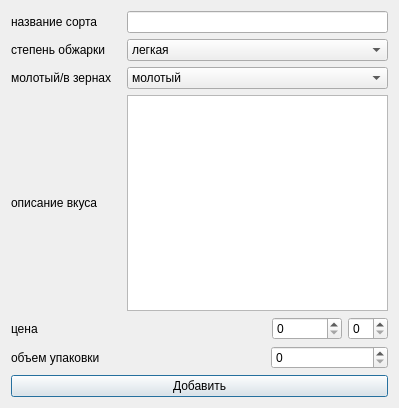
<?xml version="1.0" encoding="UTF-8"?>
<ui version="4.0">
 <class>Dialog</class>
 <widget class="QDialog" name="Dialog">
  <property name="geometry">
   <rect>
    <x>0</x>
    <y>0</y>
    <width>399</width>
    <height>408</height>
   </rect>
  </property>
  <property name="sizePolicy">
   <sizepolicy hsizetype="Fixed" vsizetype="Fixed">
    <horstretch>0</horstretch>
    <verstretch>0</verstretch>
   </sizepolicy>
  </property>
  <property name="windowTitle">
   <string>Dialog</string>
  </property>
  <layout class="QGridLayout" name="gridLayout">
   <item row="0" column="1">
    <layout class="QVBoxLayout" name="verticalLayout">
     <item>
      <layout class="QHBoxLayout" name="horizontalLayout">
       <item>
        <widget class="QLabel" name="label">
         <property name="minimumSize">
          <size>
           <width>110</width>
           <height>0</height>
          </size>
         </property>
         <property name="maximumSize">
          <size>
           <width>110</width>
           <height>16777215</height>
          </size>
         </property>
         <property name="text">
          <string>название сорта</string>
         </property>
        </widget>
       </item>
       <item>
        <widget class="QLineEdit" name="title_edit">
         <property name="minimumSize">
          <size>
           <width>110</width>
           <height>0</height>
          </size>
         </property>
        </widget>
       </item>
      </layout>
     </item>
     <item>
      <layout class="QHBoxLayout" name="horizontalLayout_8">
       <item>
        <widget class="QLabel" name="label_2">
         <property name="minimumSize">
          <size>
           <width>110</width>
           <height>0</height>
          </size>
         </property>
         <property name="maximumSize">
          <size>
           <width>110</width>
           <height>16777215</height>
          </size>
         </property>
         <property name="text">
          <string>степень обжарки</string>
         </property>
        </widget>
       </item>
       <item>
        <widget class="QComboBox" name="roast_cbox">
         <property name="minimumSize">
          <size>
           <width>110</width>
           <height>0</height>
          </size>
         </property>
         <item>
          <property name="text">
           <string>легкая</string>
          </property>
         </item>
         <item>
          <property name="text">
           <string>светлая</string>
          </property>
         </item>
         <item>
          <property name="text">
           <string>средняя</string>
          </property>
         </item>
         <item>
          <property name="text">
           <string>темная</string>
          </property>
         </item>
         <item>
          <property name="text">
           <string>сильная</string>
          </property>
         </item>
        </widget>
       </item>
      </layout>
     </item>
     <item>
      <layout class="QHBoxLayout" name="horizontalLayout_5">
       <item>
        <widget class="QLabel" name="label_3">
         <property name="minimumSize">
          <size>
           <width>110</width>
           <height>0</height>
          </size>
         </property>
         <property name="maximumSize">
          <size>
           <width>110</width>
           <height>16777215</height>
          </size>
         </property>
         <property name="text">
          <string>молотый/в зернах</string>
         </property>
        </widget>
       </item>
       <item>
        <widget class="QComboBox" name="is_bean_cbox">
         <property name="minimumSize">
          <size>
           <width>110</width>
           <height>0</height>
          </size>
         </property>
         <item>
          <property name="text">
           <string>молотый</string>
          </property>
         </item>
         <item>
          <property name="text">
           <string>в зернах</string>
          </property>
         </item>
        </widget>
       </item>
      </layout>
     </item>
     <item>
      <layout class="QHBoxLayout" name="horizontalLayout_4">
       <item>
        <widget class="QLabel" name="label_4">
         <property name="minimumSize">
          <size>
           <width>110</width>
           <height>0</height>
          </size>
         </property>
         <property name="maximumSize">
          <size>
           <width>110</width>
           <height>16777215</height>
          </size>
         </property>
         <property name="text">
          <string>описание вкуса</string>
         </property>
        </widget>
       </item>
       <item>
        <widget class="QTextEdit" name="description_edit">
         <property name="minimumSize">
          <size>
           <width>110</width>
           <height>0</height>
          </size>
         </property>
        </widget>
       </item>
      </layout>
     </item>
     <item>
      <layout class="QHBoxLayout" name="horizontalLayout_3">
       <item>
        <widget class="QLabel" name="label_5">
         <property name="minimumSize">
          <size>
           <width>110</width>
           <height>0</height>
          </size>
         </property>
         <property name="maximumSize">
          <size>
           <width>110</width>
           <height>16777215</height>
          </size>
         </property>
         <property name="text">
          <string>цена</string>
         </property>
        </widget>
       </item>
       <item>
        <spacer name="horizontalSpacer">
         <property name="orientation">
          <enum>Qt::Horizontal</enum>
         </property>
         <property name="sizeHint" stdset="0">
          <size>
           <width>40</width>
           <height>20</height>
          </size>
         </property>
        </spacer>
       </item>
       <item>
        <widget class="QSpinBox" name="price_box">
         <property name="minimumSize">
          <size>
           <width>70</width>
           <height>0</height>
          </size>
         </property>
         <property name="maximumSize">
          <size>
           <width>70</width>
           <height>16777215</height>
          </size>
         </property>
         <property name="maximum">
          <number>999999999</number>
         </property>
        </widget>
       </item>
       <item>
        <widget class="QSpinBox" name="price_cop_box">
         <property name="minimumSize">
          <size>
           <width>40</width>
           <height>0</height>
          </size>
         </property>
         <property name="maximumSize">
          <size>
           <width>40</width>
           <height>16777215</height>
          </size>
         </property>
        </widget>
       </item>
      </layout>
     </item>
     <item>
      <layout class="QHBoxLayout" name="horizontalLayout_2">
       <item>
        <widget class="QLabel" name="label_6">
         <property name="minimumSize">
          <size>
           <width>110</width>
           <height>0</height>
          </size>
         </property>
         <property name="maximumSize">
          <size>
           <width>110</width>
           <height>16777215</height>
          </size>
         </property>
         <property name="text">
          <string>объем упаковки</string>
         </property>
        </widget>
       </item>
       <item>
        <spacer name="horizontalSpacer_2">
         <property name="orientation">
          <enum>Qt::Horizontal</enum>
         </property>
         <property name="sizeHint" stdset="0">
          <size>
           <width>40</width>
           <height>20</height>
          </size>
         </property>
        </spacer>
       </item>
       <item>
        <widget class="QSpinBox" name="volume_box">
         <property name="minimumSize">
          <size>
           <width>117</width>
           <height>0</height>
          </size>
         </property>
         <property name="maximumSize">
          <size>
           <width>10</width>
           <height>16777215</height>
          </size>
         </property>
         <property name="maximum">
          <number>999999999</number>
         </property>
        </widget>
       </item>
      </layout>
     </item>
     <item>
      <widget class="QPushButton" name="add_button">
       <property name="text">
        <string>Добавить</string>
       </property>
      </widget>
     </item>
    </layout>
   </item>
  </layout>
 </widget>
 <resources/>
 <connections/>
</ui>
